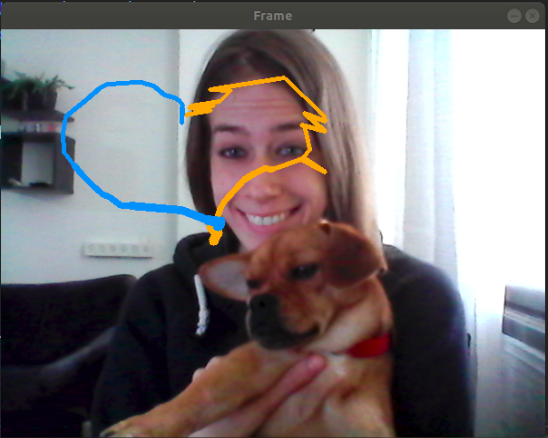
#> input picture Resources/claude.png, 548 x 438 px, given in place of the camera
$ python track.py
#> lines starting #> are read from the running program, lines starting #| are printed output that depends on the picture; after the words box and inside, x2 and y2 are one past the last pixel; in counts of white or black regions, pixels touching at a corner belong together
#!/usr/bin/python3

from collections import deque
import numpy as np
import cv2
import imutils

# hough line detector with cv2
def findColorAndLine(hsv, frame, markerColors):
	for idxColor, color in enumerate(markerColors):
		lower = np.array(color[0:3])
		upper = np.array(color[3:6])
		mask = cv2.inRange(hsv, lower, upper)
		edges_line = cv2.Canny(mask, 75, 150)
		lines = cv2.HoughLinesP(edges_line, 1, np.pi/180, 50, maxLineGap=50)
		if lines is not None:
			for line in lines:
				x1, y1, x2, y2 = line[0]
				cv2.line(frame, (x1, y1), (x2, y2), (0, 255, 0), 5)
				if y2 < y1:
					trail_points[idxColor].appendleft((int(x2) , int(y2)))
				else:
					trail_points[idxColor].appendleft((int(x1), int(y1)))

# hough circles with cv2
def findBall(hsv, ballMin, ballMax, pts_ball):
	tennis_mask = cv2.inRange(hsv, ballMin, ballMax)
	tennis_mask = cv2.dilate(tennis_mask, None, iterations=2)
	tennis_mask = cv2.erode(tennis_mask, None, iterations=2)
	ball_edges = cv2.Canny(tennis_mask, 75, 150)
	size = tennis_mask.shape
	h, s = 0.0, 0.0
	ball_circles = cv2.HoughCircles(ball_edges, cv2.HOUGH_GRADIENT, 1,
	80, param1=50, param2=10, minRadius=20, maxRadius=50)
	if ball_circles is not None:
		ball_circles = np.uint16(np.around(ball_circles))
		for circle in ball_circles[0, :]:
			for m in range(-30, 30):
				for n in range(-30, 30):
					if 0 <= (circle[1] + m) < size[0] and 0 <= (circle[0] + n) < size[1]:
						h += tennis_mask[circle[1]+m, circle[0]+n]
						s += 1
			if h / s > 215 and circle[2] > 20:
				cv2.circle(frame, (int(circle[0]), int(circle[1])), int(circle[2]), (255, 0, 0), 2)
				center = (int(circle[0]), int(circle[1]))
				pts_ball.appendleft(center)
	return ball_edges


ballMin = np.array([18, 64, 57])
ballMax = np.array([40, 255, 255])

""" Change the values according to the mask created by "color_detector" file in the following order:
	Hue min, Sat min, Val min, Hue max, Sat max, Val max.
	In my case, the first is the value of orange and the second is blue."""

markerColors = [[0, 29, 250, 43, 255, 255],
				[54, 170, 90, 255, 255, 255]] # orange, blue
myColors = [[0, 165, 255], [255, 165, 0]] # orange, blue
pts_ball = deque(maxlen = 80)
trail_points = [deque(maxlen = 80), deque(maxlen = 80)]

cap = cv2.VideoCapture(0)
cap.set(3, 600)
cap.set(4, 480)

while True:
	ret, frame = cap.read()
#> frame is the input picture: shape (438, 548, 3); mean B, G, R 119.3, 117.1, 123.8

	if not ret:
		break

	frame = imutils.resize(frame, width=600)
#> frame: shape (479, 600, 3)
	blurred = cv2.GaussianBlur(frame, (11, 11), 0)
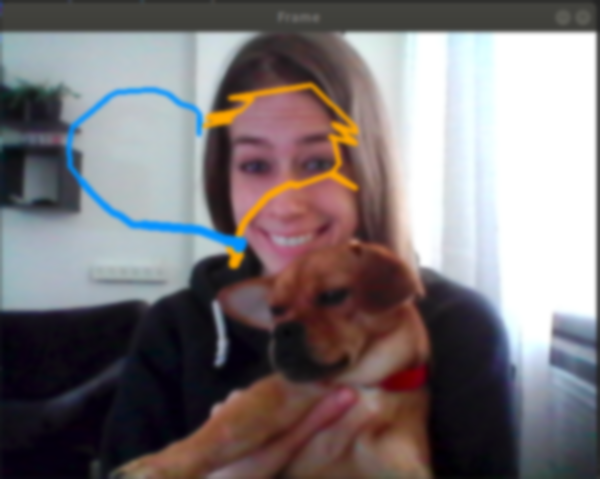
#> blurred: shape (479, 600, 3); mean B, G, R 119.2, 117.1, 123.8
	hsv = cv2.cvtColor(blurred, cv2.COLOR_BGR2HSV)
#> hsv: shape (479, 600, 3); mean H, S, V 78.7, 68.3, 133.3

	ball_edges = findBall(hsv, ballMin, ballMax, pts_ball)
#> in findBall, `tennis_mask = cv2.inRange(hsv, ballMin, ballMax)`:
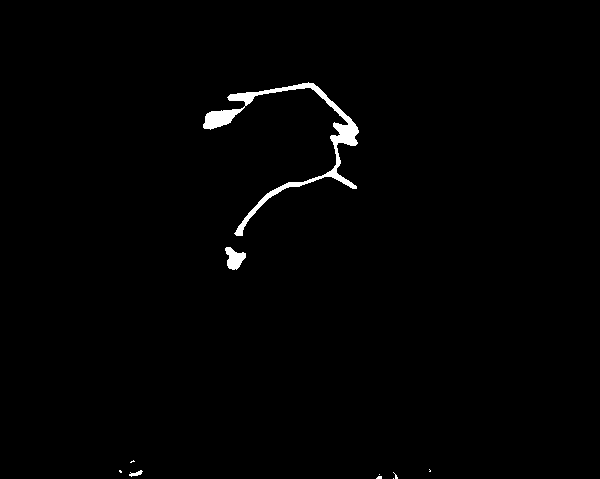
#> tennis_mask: shape (479, 600); 1% white; 10 white regions (7 under 20 px), largest, box (x1, y1, x2, y2) and area: (203, 82, 359, 236) 2556, (225, 247, 246, 270) 296, (129, 470, 143, 477) 47
#> in findBall, `tennis_mask = cv2.dilate(tennis_mask, None, iterations=2)`:
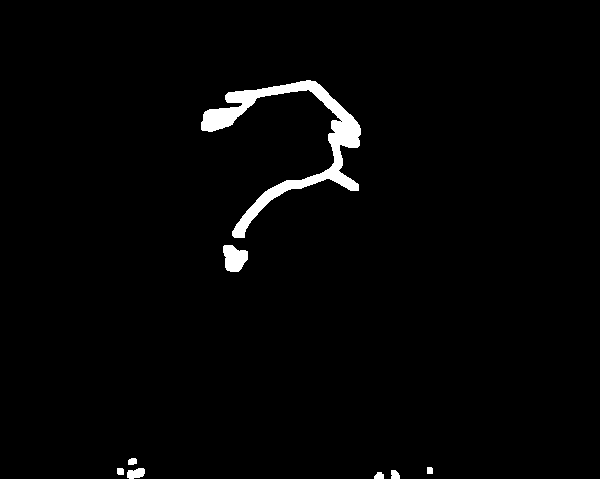
#> tennis_mask: shape (479, 600); 2% white; 8 white regions, largest, box (x1, y1, x2, y2) and area: (201, 80, 361, 238) 4733, (223, 245, 248, 272) 501, (127, 468, 145, 479) 152
#> in findBall, `tennis_mask = cv2.erode(tennis_mask, None, iterations=2)`: tennis_mask: shape (479, 600); 1% white; 8 white regions (5 under 20 px), largest, box (x1, y1, x2, y2) and area: (203, 82, 359, 236) 2593, (225, 247, 246, 270) 301, (129, 470, 143, 479) 50
#> in findBall, `ball_edges = cv2.Canny(tennis_mask, 75, 150)`:
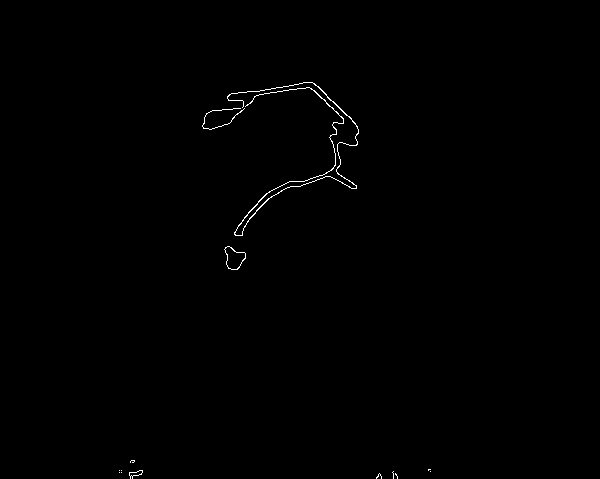
#> ball_edges: shape (479, 600); 0.36% white in thin lines or dots, all inside (x1, y1, x2, y2) = (119, 82, 431, 479)
#> in findBall, `ball_circles = cv2.HoughCircles(ball_edges, cv2.HOUGH_GRADIENT, 1, 80,..`: ball_circles = [[292.5, 137.5, 49.4], [296.5, 231.5, 49.4], [377.5, 157.5, 41.3], [213.5, 83.5, 27.8]]
#> in findBall, `ball_circles = np.uint16(np.around(ball_circles))`: ball_circles = [[292, 138, 49], [296, 232, 49], [378, 158, 41], [214, 84, 28]]
#> the loop in findBall, `for circle in ball_circles[0, :]:` made 4 passes
#> after the loop in findBall, `for circle in ball_circles[0, :]:`: h = 114750; s = 14400

	# Draw balls trail
	for i in range(1, len(pts_ball)):
		if pts_ball[i - 1] is None or pts_ball[i] is None:
			continue
		trails_size = int(np.sqrt(80 / float(i + 1)) * 1.9)
		cv2.line(frame, pts_ball[i - 1], pts_ball[i], (0, 255, 255), trails_size)

	findColorAndLine(hsv, frame, markerColors)
#> the loop in findColorAndLine, `for idxColor, color in enumerate(markerColors):` made 2 passes
#> pass 2, in findColorAndLine, `edges_line = cv2.Canny(mask, 75, 150)`:
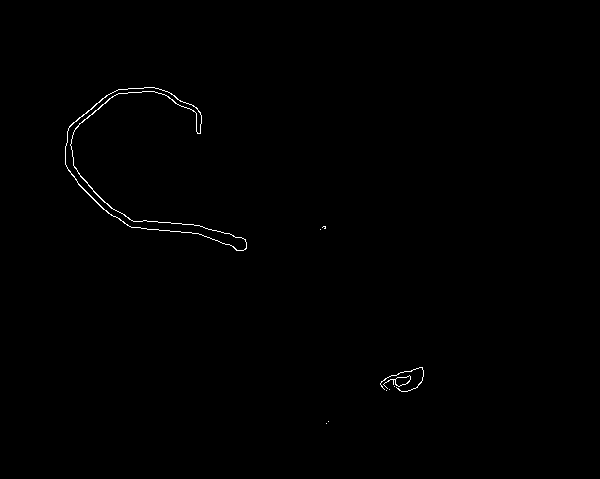
#> edges_line: shape (479, 600); 0.37% white in thin lines or dots, all inside (x1, y1, x2, y2) = (65, 87, 424, 424)
#> after the loop in findColorAndLine, `for idxColor, color in enumerate(markerColors):`:
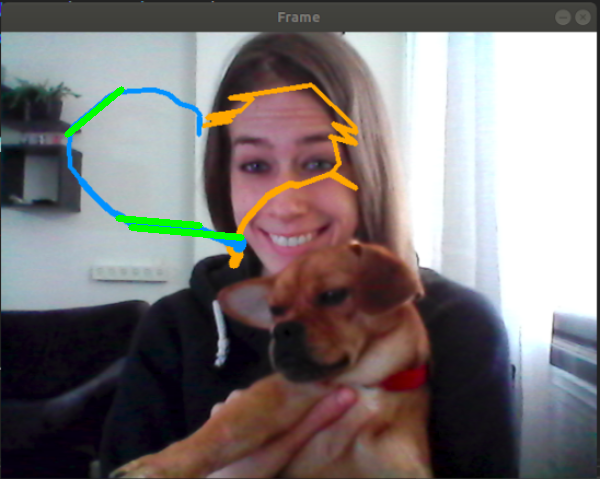
#> frame: shape (479, 600, 3); mean B, G, R 117.7, 117.6, 123.3

	# Draw markers trail
	for idx, dq_pts in enumerate(trail_points):
		for i in range(1, len(dq_pts)):
			if dq_pts[i - 1] is None or dq_pts[i] is None:
				continue
			trails_size = int(np.sqrt(80 / float(i + 1)) * 1.9)
			cv2.line(frame, dq_pts[i - 1], dq_pts[i], myColors[idx], trails_size)
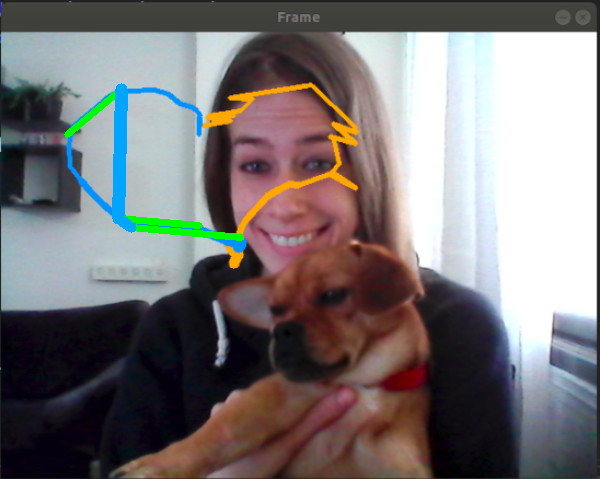
#> frame: shape (479, 600, 3); 0.68% of pixels changed, all inside (x1, y1, x2, y2) = (112, 83, 137, 233)


	cv2.imshow("Frame", frame)
	key = cv2.waitKey(1) & 0xFF
#> (key q is pressed here)
	if key == ord("q"):
		break

cap.release()
cv2.destroyAllWindows()
